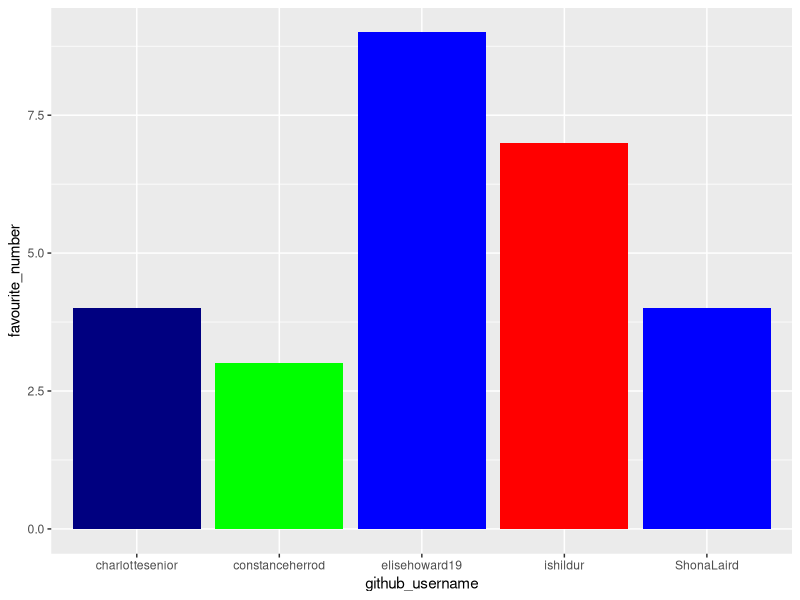
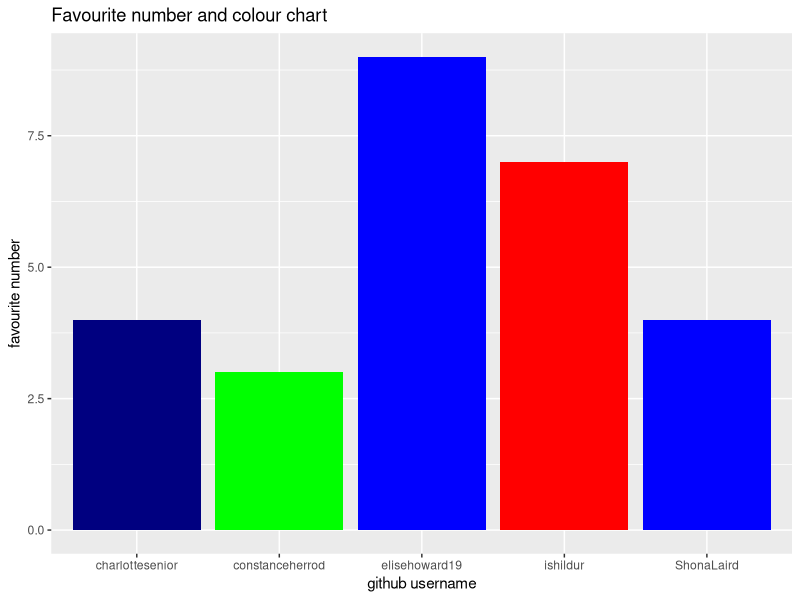
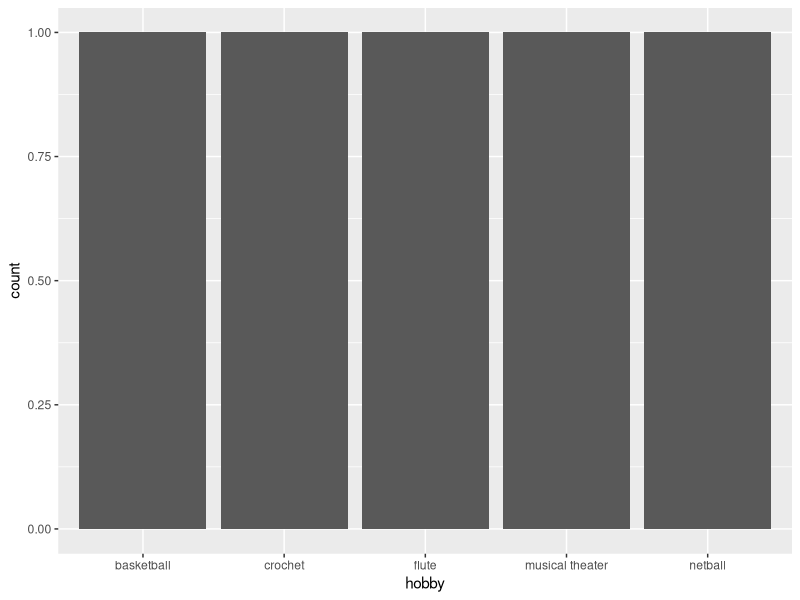

Recreate these plots in R, in order.
## ---- chunk 1
library(tidyverse) 
## ---- chunk 2
team_data <- tibble(
  name = c("Connie", "Elise", "Shona", 
           "Izzy", "Charlie"),
  github_username = c("constanceherrod", "elisehoward19", "ShonaLaird", 
                      "ishildur", "charlottesenior"), 
  colour = c("green", "blue", "blue", 
             "red", "navy blue"),
  hobby = c("netball", "crochet", "flute", 
            "basketball", "musical theater"),
  favourite_number = c(3, 9, 4, 7, 4)
  )

team_data
## ---- chunk 3
p1 <- ggplot(data = team_data, 
             mapping = aes(x = github_username, 
                           y = favourite_number,
                           fill = colour), 
             ) +
   geom_col() +
   scale_fill_identity()
p1
## ---- chunk 4
p1 + labs(x = "github username", 
          y = "favourite number",
          title = "Favourite number and colour chart")
## ---- chunk 5
p2 <- ggplot(team_data, aes(x = hobby)) +
  geom_bar()
p2
